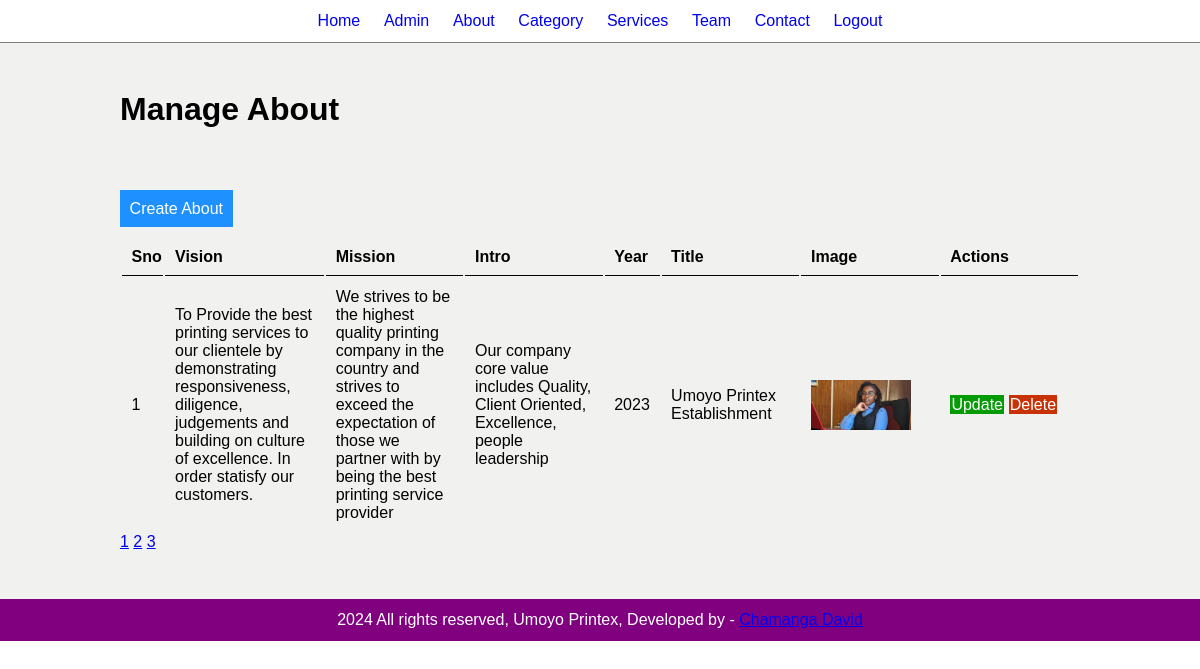
The page /admin/manage-about.php (signed in) on the database its author committed.
### tables this page shows
CREATE TABLE `tbl_about_history` (
  `id` int(10) UNSIGNED NOT NULL,
  `vision` text NOT NULL,
  `mission` text NOT NULL,
  `description` text NOT NULL,
  `image_name` varchar(255) NOT NULL,
  `history_year` year(4) NOT NULL,
  `title` text NOT NULL,
  `description2` text NOT NULL,
  `intro` text NOT NULL
);

### admin/manage-about.php (the view, shortened to what this page needs)
<?php include('partials/menu.php'); ?>
    <div class="main-content">
    <div class="wrapper">
        <h1><strong>Manage About </strong></h1>
        <br><br>
        <br><br>
        <a href="<?php echo SITEURL; ?>admin/add-about.php" class="btn-primary">Create About</a>
        <br><br>
        <table class="tbl-full">
            <tr >
                <th width="10">Sno</th>
                <th width="100">Vision</th>
                <th width="100">Mission</th>
                <th width="100">Intro</th>
                <th width="40">Year</th>
                <th width="100">Title</th>
                <th width="100">Image</th>
                <th width="100">Actions</th>
            </tr>
            <?php
                $num_per_page=05;
                if(isset($_GET["page"]))
                {
                $page=$_GET["page"];
                }
                else{
                $page=1;
                }
                $start_from=($page-1)*05;
               $sql="SELECT * FROM tbl_about_history ORDER BY id DESC LIMIT $start_from, $num_per_page";
               $res=mysqli_query($conn, $sql);
               $count = mysqli_num_rows($res);
               $sn=1;
               if($count>0)
               {
                    while($row=mysqli_fetch_assoc($res))
                    {
                         $id = $row['id'];
                         $vision = $row['vision'];
                         $mission = $row['mission'];
                         $image_name = $row['image_name'];
                         $intro =$row['intro'];
                         $history_year = $row['history_year'];
                         $title = $row['title'];
                         ?>
                         <tr>
                            <td><?php echo $sn++; ?></td>
                            <td><?php echo $vision; ?></td>
                            <td><?php echo $mission; ?></td>
                            <td><?php echo $intro; ?></td>
                            <td><?php echo $history_year; ?></td>
                            <td><?php echo $title; ?></td>
                            <td>
                                <?php
                                 if($image_name=="")
                                 {
                                    echo "Image not found..";
                                 }
                                 else{
                                    ?>
                                    <img src="<?php echo SITEURL; ?>images/about/<?php echo $image_name; ?>" width="100px">
                                    <?php
                                 }
                                ?>
                            </td>
                            <td>
                                 <a href="<?php echo SITEURL; ?>admin/update-about.php?id=<?php echo $id; ?>" class="btn-secondary">Update</a>
                                <a href="<?php echo SITEURL; ?>admin/delete-about.php?id=<?php echo $id; ?>&image_name=<?php echo $image_name; ?>" class="btn-danger">Delete</a>
                             </td>
                        </tr>
                         <?php
                    }
               }
               else{
                echo"<tr> <td colspan='10' class='error'>About Us Not Added..</td></tr>";
               }
            ?>
        </table>
            <?php
            $sql2="SELECT * FROM tbl_service";
            $res2=mysqli_query($conn,$sql2);
            $total_record=mysqli_num_rows($res2);
            $total_pages=ceil($total_record/$num_per_page);
            for($i=1;$i<=$total_pages;$i++)
            {
                echo "<a href='manage-about.php?page=".$i."'>".$i."</a> ";
            }
            ?>
        </div>
    </div>
    <?php include('partials/footer.php')?>

### css/admin.css (style rules this page uses)
* { margin: 0; padding: 0; font-family: Arial, Helvetica, sans-serif; }
.wrapper { padding: 1%; width: 80%; margin: 0 auto; }
.tbl-full { width: 100%; }
table tr th { border-bottom: 1px solid black; padding: 1%; text-align: left; }
table tr td { padding: 1%; }
.btn-primary { background-color: #1e90ff; padding: 1%; color: white; text-decoration: none; }
.btn-secondary { background-color: #059b05; padding: 1%; color: white; text-decoration: none; }
.btn-danger { background-color: #c73306; padding: 1%; color: white; text-decoration: none; }
.main-content { background-color: #f1f2f0; padding: 3% 0; }

### rows shown on the page
tbl_about_history: vision "To Provide the best printing services to our clientele by demonstrating responsiveness, diligence, judgements and building on culture of excellence. In order statisfy our customers.", mission "We strives to be the highest quality printing company in the country and strives to exceed the expectation of those we partner with by being the best printing service provider", intro "Our company core value includes Quality, Client Oriented, Excellence, people leadership", history_year "2023", title "Umoyo Printex Establishment", image_name (picture)
